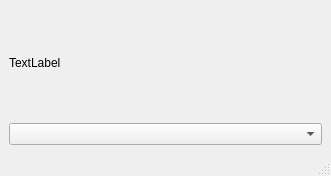
<?xml version="1.0" encoding="UTF-8"?>
<ui version="4.0">
 <class>MainWindow</class>
 <widget class="QMainWindow" name="MainWindow">
  <property name="geometry">
   <rect>
    <x>0</x>
    <y>0</y>
    <width>331</width>
    <height>176</height>
   </rect>
  </property>
  <property name="windowTitle">
   <string>MainWindow</string>
  </property>
  <widget class="QWidget" name="centralwidget">
   <layout class="QVBoxLayout" name="verticalLayout">
    <item>
     <layout class="QVBoxLayout" name="verticalLayout_2">
      <item>
       <widget class="QLabel" name="videoLabel">
        <property name="text">
         <string>TextLabel</string>
        </property>
       </widget>
      </item>
      <item>
       <widget class="QComboBox" name="resolutionDropdown"/>
      </item>
     </layout>
    </item>
   </layout>
  </widget>
  <widget class="QMenuBar" name="menubar">
   <property name="geometry">
    <rect>
     <x>0</x>
     <y>0</y>
     <width>331</width>
     <height>18</height>
    </rect>
   </property>
  </widget>
  <widget class="QStatusBar" name="statusbar"/>
 </widget>
 <resources/>
 <connections/>
</ui>
